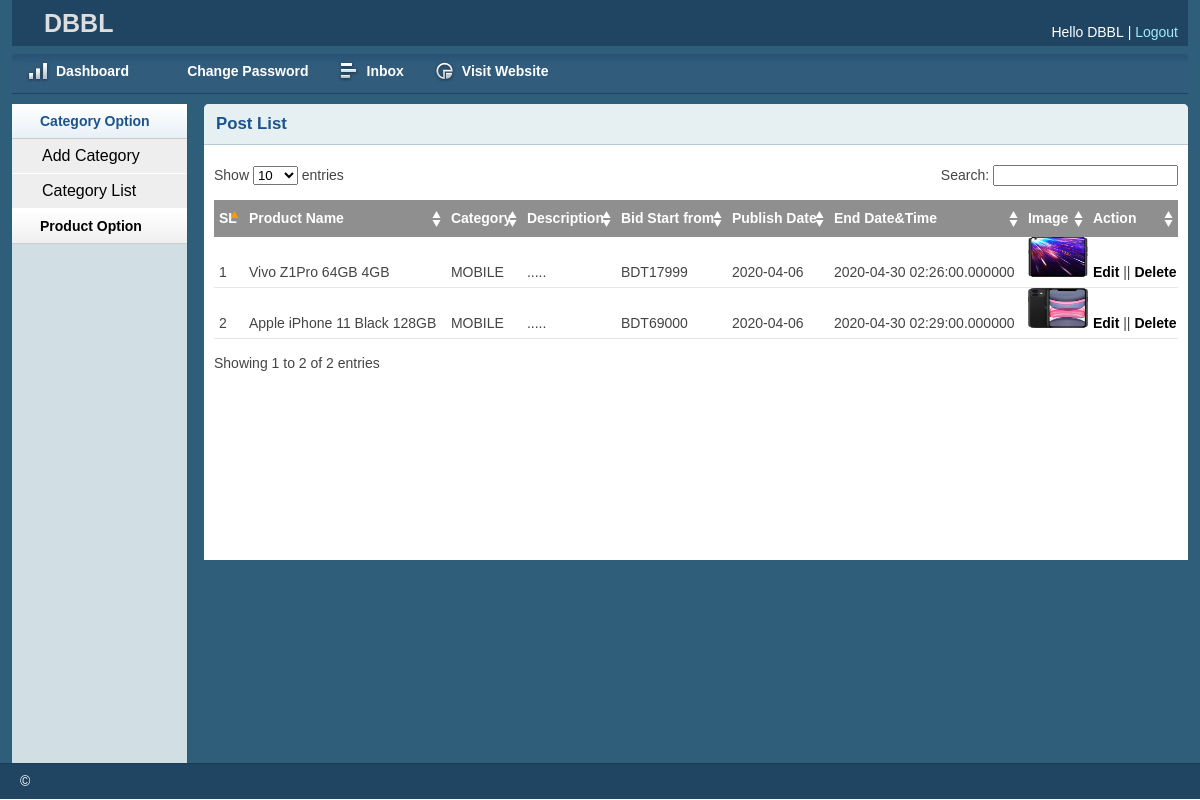
/Bank/productlist.php (signed in), run on the app's committed database.
### tables this page shows
CREATE TABLE `tbl_product` (
  `productId` int(11) NOT NULL,
  `productName` varchar(255) NOT NULL,
  `catId` int(11) DEFAULT NULL,
  `body` text DEFAULT NULL,
  `bid_start_from` float DEFAULT NULL,
  `image` varchar(255) DEFAULT NULL,
  `publish_date` date DEFAULT NULL,
  `end_date_time` datetime(6) DEFAULT NULL,
  `bank_name` varchar(250) DEFAULT NULL
);

CREATE TABLE `tbl_category` (
  `catId` int(11) NOT NULL,
  `catName` varchar(255) NOT NULL,
  `bank_name` varchar(250) NOT NULL
);

### lib/Session.php (called while the page is built, shortened)
    <?php
class Session{
     public static function get($key){
      if (isset($_SESSION[$key])) {
       return $_SESSION[$key];
      } else {
       return false;
      }
     }
    }
    ?>

### lib/Database.php (called while the page is built, shortened)
<?php
Class Database{
 public $host   = DB_HOST;
 public $user   = DB_USER;
 public $pass   = DB_PASS;
 public $dbname = DB_NAME;
 public $link;
private function connectDB(){
 $this->link = new mysqli($this->host, $this->user, $this->pass,
  $this->dbname);
 }
public function select($query){
  $result = $this->link->query($query) or
   die($this->link->error.__LINE__);
  if($result->num_rows > 0){
    return $result;
  } else {
    return false;
  }
 }
}

### classes/Product.php (called while the page is built, shortened)
<?php
$filepath = realpath(dirname(__FILE__));
include_once ($filepath.'/../lib/Database.php');
include_once ($filepath.'/../helper/Format.php');
?>
<?php
class Product
{
	private $db;
	public function __construct()
	{
		$this->db = new Database();
	}
		public function getAllProduct(){
			$bankName = Session::get('bank_name');
		$query = "SELECT * FROM tbl_product JOIN tbl_category ON tbl_product.catId = tbl_category.catId where tbl_product.bank_name = '$bankName'";
		$result = $this->db->select($query);
		return $result;
		}
}
?>

### helper/Format.php (called while the page is built, shortened)
<?php
class Format{
 public function textShorten($text, $limit = 400){
  $text = $text. " ";
  $text = substr($text, 0, $limit);
  $text = substr($text, 0, strrpos($text, ' '));
  $text = $text.".....";
  return $text;
 }
}
?>

### Bank/productlist.php (the view, shortened to what this page needs)
<?php include 'inc/header.php';?>
<?php include 'inc/sidebar.php';?>
<?php include '../classes/Product.php';?>
<?php include_once '../helper/Format.php';?>
<?php
  $pd = new Product();
  $fm = new Format();
?>
<div class="grid_10">
    <div class="box round first grid">
        <h2>Post List</h2>
        <div class="block">
            <table class="data display datatable" id="example">
			<thead>
				<tr>
					<th>SL</th>
					<th>Product Name</th>
					<th>Category</th>
					<th>Description</th>
					<th>Bid Start from</th>
					<th>Publish Date</th>
					<th>End Date&Time</th>
					<th>Image</th>
					<th>Action</th>
				</tr>
			</thead>
			<tbody>
				<?php
						$getPd = $pd->getAllProduct();
						if ($getPd) {
							$i = 0;
							while ($result = $getPd->fetch_assoc()) {
								$i++;
					?>
				<tr class="odd gradeX">
					<td><?php echo $i;?></td>
					<td><?php echo $result['productName']?></td>
					<td><?php echo $result['catName']?></td>
					<td><?php echo $fm->textShorten($result['body'],50)?></td>
					<td>BDT<?php echo $result['bid_start_from']?></td>
					<td><?php echo $result['publish_date']?></td>
					<td><?php echo $result['end_date_time']?></td>
					<td><img src="<?php echo $result['image']?>" height="40px" width="60px"/></td>
					<td><a href="productedit.php?productId=<?php echo $result['productId']?>">Edit</a> ||
							<a onclick="return confirm('Are You Sure?')" href="?delpro=<?php echo $result['productId']?>">Delete</a></td>
						</tr>
				<?php } } ?>
			</tbody>
		</table>
       </div>
    </div>
</div>
<?php include 'inc/footer.php';?>

### Bank/inc/header.php (shortened to what this page needs)
<?php
include '../lib/session.php';
?>
<!DOCTYPE html>
<html>
<head>
    <link rel="stylesheet" type="text/css" href="css/reset.css" media="screen" />
    <link rel="stylesheet" type="text/css" href="css/text.css" media="screen" />
    <link rel="stylesheet" type="text/css" href="css/grid.css" media="screen" />
    <link rel="stylesheet" type="text/css" href="css/layout.css" media="screen" />
    <link rel="stylesheet" type="text/css" href="css/nav.css" media="screen" />
    <link href="css/table/demo_page.css" rel="stylesheet" type="text/css" />
</head>
<body>
    <div class="container_12">
        <div class="grid_12 header-repeat">
            <div id="branding">
				<div class="floatleft middle">
					<h1><?php echo Session::get('bank_name');?></h1>
				</div>
                <div class="floatright">
                    <div class="floatleft marginleft10">
                        <ul class="inline-ul floatleft">
                            <li>Hello <?php echo Session::get('bank_name');?></li>
                            <li><a href="?action=logout">Logout</a></li>
                        </ul>
                    </div>
                </div>
            </div>
        </div>
        <div class="grid_12">
            <ul class="nav main">
                <li class="ic-dashboard"><a href="index.php"><span>Dashboard</span></a> </li>
				<li class="ic-typography"><a href=""><span>Change Password</span></a></li>
				<li class="ic-grid-tables"><a href="inbox.php"><span>Inbox</span></a></li>
                <li class="ic-charts"><a href="../home.php" target="_blank"><span>Visit Website</span></a></li>
            </ul>
        </div>

### Bank/inc/sidebar.php (shortened to what this page needs)
<div class="grid_2">
    <div class="box sidemenu">
        <div class="block" id="section-menu">
            <ul class="section menu">
                <li><a class="menuitem">Category Option</a>
                    <ul class="submenu">
                        <li><a href="catadd.php">Add Category</a> </li>
                        <li><a href="catlist.php">Category List</a> </li>
                    </ul>
                </li>
                <li><a class="menuitem">Product Option</a>
                </li>
            </ul>
        </div>
    </div>
</div>

### Bank/inc/footer.php (shortened to what this page needs)
    </div>
    <div id="site_info">
        <p>
         &copy; <a href="#"></a>
        </p>
    </div>
</body>
</html>

### Bank/css/layout.css (style rules this page uses)
body { background: #fff none repeat scroll 0 0; color: #444; font-size: 14px; padding: 0; }
.floatleft { float:left; }
.middle { margin-left: 22px; margin-top: -14px; }
.middle h1 { color:#ddd;margin:0 }
.floatright { float:right; }
.inline-ul li { display:inline; color:#fff; }
.marginleft10 { margin-left:10px; }
a { color: #000; font-weight:bold; text-decoration: none; }
.container_12, .container_16 { background:#2E5E79; }
h1, h2, h3, h4, h5, h6 { line-height:1.2em; margin-bottom:.3em; }
h2 { margin-top:1em; }
#branding { font-weight: normal; margin-bottom: 0; padding: 22px 10px 3px; text-align: left; }
.header-repeat { background:url(../img/header-repeat.jpg) repeat-x; }
#branding a { color:#A1EAFF; font-weight:normal; }
#branding a:before { content:" | "; color:#fff; }
#branding ul, #branding ul li { margin:0px; padding:0px; }
#branding li { padding:0px 0px 0px 0px !important; }
.box { background:#fff; margin-bottom:20px; padding:10px 10px 10px 10px; margin-left:-8px; }
.box.grid { padding-bottom:40px; }
.box.round { -moz-border-radius: 5px 5px 0px 0px; -webkit-border-radius: 5px 5px 0px 0px; border-radius: 5px 5px 0px 0px; }
.box h2 { font-size:1.2em; font-weight:bold; color:#1B548D; background:#E6F0F3; margin:-10px -10px 0 -10px; padding:10px 12px; border-bottom:1px solid #B3CBD6; -moz-border-radius: 5px 5px 0px 0px; -webkit-border-radius: 5px 5px 0px 0px; border-radius: 5px 5px 0px 0px; }
.box.first { min-height: 406px; }
.block { padding-top:20px; }
.box.sidemenu { background-color:#D1DEE4; border-right:1px solid #3A5665; padding:0px; margin:0px; cursor:pointer; }
.box.sidemenu .block { padding-top:0px; margin-top:0px; }
p { margin-bottom:1em; }
ul, ol { padding-top:0; }
ul.menu { list-style:none; border-top:1px solid #bbb; }
ul.menu li { margin:0; }
ul.menu li a { display:block; padding:4px 10px; border-bottom:1px solid #ccc; }
ul.menu ul { list-style:none; margin:0; }
ul.menu ul li a { padding-left:30px; }
ul.section { border-top:0; margin-bottom:0; }
ul.section li a { background:url(../img/sidemenu-repeat.jpg) repeat-x; line-height:26px; padding-left:28px; }
ul.section li li a { background:#ddd; border-bottom:1px solid #eee; }
ul.section ul li { text-transform:none; }
ul.section ul.current li a { background: #eee none repeat scroll 0 0; border-bottom: 1px solid #fff; font-size: 16px; font-weight: normal; }
ul.section li a.current { color:#1B548D; background:url(../img/sidemenu-repeat-hover.jpg) repeat-x; }
#site_info { color:#fff; background:#204562; border-top:1px solid #1d3b53; padding-left:20px; }
#site_info p { line-height:35px; margin-bottom:0px; }
.block { padding-bottom:1px; }
table.display { margin: 0 auto; clear: both; width: 100%; }
.sorting_asc { background: #8f8f8f url(../img/table/sort_asc.png) no-repeat center right; padding:8px 5px; text-align:left; color:#fff; }
.sorting { background:#8f8f8f url(../img/table/sort_both.png) no-repeat center right; padding:8px 5px; text-align:left; color:#fff; }
tr.odd { height: 30px; line-height: 30px; border-bottom:1px solid #e6e6e6; }
tr.even { height: 30px; line-height: 30px; border-bottom:1px solid #e6e6e6; }
tr.odd td, tr.even td { padding-left:5px; }

### data on the page
tbl_product: productName "Vivo Z1Pro 64GB 4GB", tbl_category.catName "MOBILE", body ".....", bid_start_from "17999", publish_date "2020-04-06", end_date_time "2020-04-30 02:26:00.000000", image (picture)
tbl_product: productName "Apple iPhone 11 Black 128GB", tbl_category.catName "MOBILE", body ".....", bid_start_from "69000", publish_date "2020-04-06", end_date_time "2020-04-30 02:29:00.000000", image (picture)

### other printed values
Session::get('bank_name') "DBBL"
